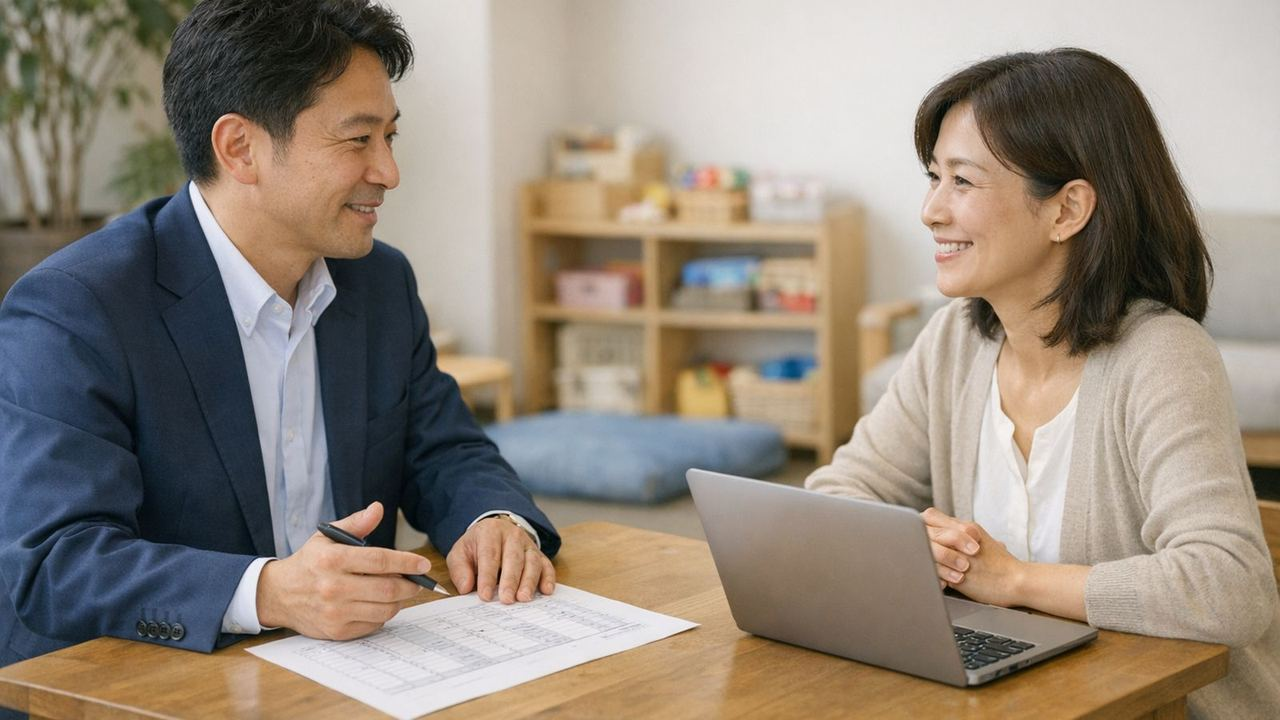
#> input picture scratchpad/f119-portal/photos/a.jpg, 1280 x 720 px
$ python image_tone.py ../scratchpad/f119-portal/photos/a.jpg
#> lines starting #> are read from the running program, lines starting #| are printed output that depends on the picture
#!/usr/bin/env python3
"""画像のトーン（明るさ・彩度・暗部）を測って合否を返す。★読むだけ。書き込まない。

なぜ要るか ── 2026-09-08、地域ポータル「かわちばなし」で有璽氏の指摘
「素材写真の明るさとかが異なっているように思います」を数字にしたのが発端。
5枚の明るさが 10.9〜35.4（ひらき24.5・最明と最暗で3.2倍）でバラついていた。
**「揃っているか」を目で決めると「まあ揃っている」で通る。** だから測る。

★ただし数値の合格は目視の合格ではない。同日、補正版は数値5/5合格・目視4/5不合格だった。
  判定は必ず 数値 → 目視 の2経路。このスクリプトは1経路目でしかない。
  → memory/project_kawachibanashi_portal.md

使い方
    python3 bin/image_tone.py 画像1 画像2 ...          # 既定の合否線で測る
    python3 bin/image_tone.py --json 画像...            # JSONで出す（他スクリプトから使う用）
    python3 bin/image_tone.py --min-l 60 --max-l 70 ... # 合否線を変える

合否線の既定（かわちばなしの値。案件が変われば引数で変える）
    明るさ 60〜70 ／ 彩度 35〜45 ／ 暗部 15%未満 ／ 枚数間のひらき ±8以内
"""
import argparse
import colorsys
import json
import sys

from PIL import Image

# 既定の合否線
# ★2026-09-08 に一度ゆるめた。初版は 明るさ60〜70／彩度35〜45 で、参考サイトのスクショ
#   1点（64.5/40.3）に合わせていた。実際に生成した2枚は L72〜82・S20〜34 で、
#   ★数値は外したのに目視では合格だった（ぶどうの1枚）。
# ★元の訴えは「明るさが揃っていない」なので、主たる関門は SPREAD と DARK に置く。
#   明るさ・彩度は「明らかにおかしい」を弾くだけの広い幅にする。
#   ★2枚で作り込まない。18枚そろった時点で分布を見て決め直すこと。
# ★2026-09-08 二度目の見直し。18枚を実際に生成して分かったこと：
#   **平均輝度は「被写体の色」に強く引きずられる。** 緑や紫が多いだけで下がる。
#   v4-sp1 は輝度58.1だが暗部7.1%＝実際は明るい写真。insta-1（ぶどう）も同じ。
#   ★「明るい写真か」を代表する指標は 平均輝度ではなく **暗部の割合** だった。
#      元の5枚 暗部47.2〜87.4% ／ 作り直した17枚 暗部0.0〜11.5%
#   → 主たる関門を DARK_MAX に置き、輝度・彩度は「明らかにおかしい」を弾く幅にする。
#   → ひらきも輝度ではなく **暗部の割合** で見る（SPREAD_ON）。
L_MIN, L_MAX = 50.0, 88.0
S_MIN, S_MAX = 18.0, 60.0
DARK_MAX = 15.0
SPREAD_ON = "dark_ratio"   # ★ひらきを見る指標。輝度だと色の違いを不揃いと誤判定する
SPREAD_MAX = 15.0

# 測るときの縮小サイズ。★これを変えると数字が変わる。比較するときは必ず揃えること
SAMPLE = 260


def measure(path):
    """1枚を測る。明るさ・彩度・暗部率（いずれも0-100）を返す。"""
#> called with path = '../scratchpad/f119-portal/photos/a.jpg'
    im = Image.open(path).convert("RGB")
#> im is the input picture: PIL image 1280x720 RGB; mean R, G, B 146.9, 135.3, 122.8
    im.thumbnail((SAMPLE, SAMPLE))
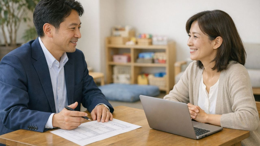
#> im: PIL image 260x146 RGB; mean R, G, B 147, 135.5, 122.9
    px = list(im.getdata())
#> px = 37960 items
    n = len(px)
#> n = 37960
    lum = [(0.299 * r + 0.587 * g + 0.114 * b) / 255 * 100 for r, g, b in px]
#> lum = 37960 items
    lightness = sum(lum) / n
#> lightness = 53.92
    sat = sum(colorsys.rgb_to_hsv(r / 255, g / 255, b / 255)[1] for r, g, b in px) / n * 100
#> sat = 27.85
    dark = sum(1 for v in lum if v < 25) / n * 100
#> dark = 18.23
    return {"path": str(path), "lightness": round(lightness, 1),
            "saturation": round(sat, 1), "dark_ratio": round(dark, 1)}


def judge(m, l_min=L_MIN, l_max=L_MAX, s_min=S_MIN, s_max=S_MAX, dark_max=DARK_MAX):
    """1枚ぶんの不合格理由を並べる。空リスト＝合格。"""
    ng = []
    if not l_min <= m["lightness"] <= l_max:
        ng.append(f"明るさ{m['lightness']}（{l_min}〜{l_max}の外）")
    if not s_min <= m["saturation"] <= s_max:
        ng.append(f"彩度{m['saturation']}（{s_min}〜{s_max}の外）")
    if m["dark_ratio"] >= dark_max:
        ng.append(f"暗部{m['dark_ratio']}%（{dark_max}%以上）")
    return ng


def main():
    ap = argparse.ArgumentParser()
    ap.add_argument("paths", nargs="+")
    ap.add_argument("--json", action="store_true")
    ap.add_argument("--min-l", type=float, default=L_MIN)
    ap.add_argument("--max-l", type=float, default=L_MAX)
    ap.add_argument("--min-s", type=float, default=S_MIN)
    ap.add_argument("--max-s", type=float, default=S_MAX)
    ap.add_argument("--max-dark", type=float, default=DARK_MAX)
    ap.add_argument("--max-spread", type=float, default=SPREAD_MAX)
    a = ap.parse_args()

    rows = []
    for p in a.paths:
        try:
            m = measure(p)
#> m = {'path': '../scratchpad/f119-portal/photos/a.jpg', 'lightness': 53.9, 'saturation': 27.9, 'dark_ratio': 18.2}
        except Exception as e:              # 開けないものは飛ばす。黙って落とさない
            print(f"★開けなかった: {p} ({e})", file=sys.stderr)
            continue
        m["ng"] = judge(m, a.min_l, a.max_l, a.min_s, a.max_s, a.max_dark)
        rows.append(m)

    if not rows:
        print("★測れた画像が0件。", file=sys.stderr)
        return 1

    vs = [r[SPREAD_ON] for r in rows]
#> vs = [18.2]
    spread = round(max(vs) - min(vs), 1)
#> spread = 0
    result = {"images": rows, "spread": spread,
              "spread_ok": spread <= a.max_spread,
              "passed": sum(1 for r in rows if not r["ng"]), "total": len(rows)}

    if a.json:
        print(json.dumps(result, ensure_ascii=False, indent=2))
    else:
        for r in rows:
            mark = "○" if not r["ng"] else "×"
            name = r["path"].split("/")[-1]
            print(f"{mark} {name:<34} 明るさ{r['lightness']:5.1f}  彩度{r['saturation']:5.1f}  "
                  f"暗部{r['dark_ratio']:5.1f}%" + ("   " + " / ".join(r["ng"]) if r["ng"] else ""))
#> this loop made 1 pass
#> (mark, name) on pass 1: ('×', 'a.jpg')
#| × a.jpg                              明るさ 53.9  彩度 27.9  暗部 18.2%   暗部18.2%（15.0%以上）
        mark = "○" if result["spread_ok"] else "×"
#> mark = '○'
        print(f"\n{mark} 枚数間のひらき（{SPREAD_ON}） {spread}（上限 {a.max_spread}）"
              f"   合格 {result['passed']}/{result['total']}")
#| ○ 枚数間のひらき（dark_ratio） 0.0（上限 15.0）   合格 0/1
        print("★これは1経路目。数値が通っても、必ず実物を目で見てから採用すること。")
    return 0 if (result["passed"] == result["total"] and result["spread_ok"]) else 2


if __name__ == "__main__":
#> (the run stopped early here; a loop or call above may not have finished)

$ run again, on scratchpad/f119-portal/photos/c.jpg
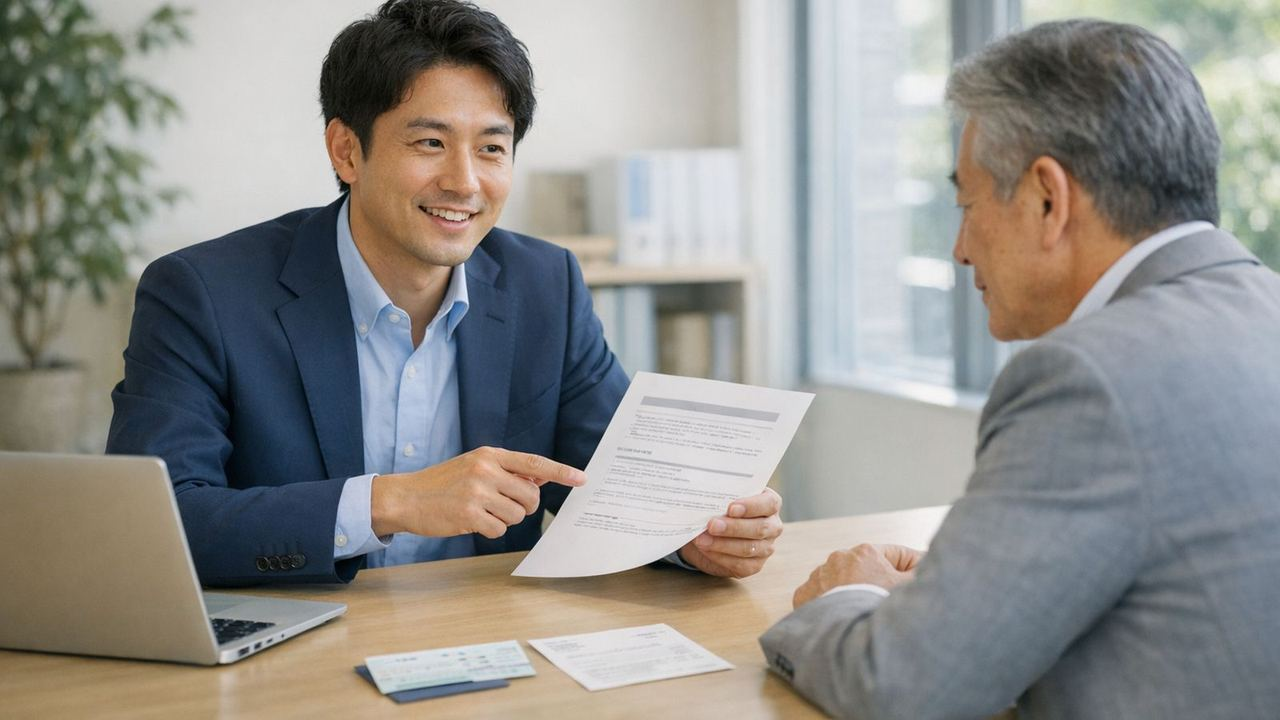
#> input picture scratchpad/f119-portal/photos/c.jpg, 1280 x 720 px
#> in measure, im is the input picture: PIL image 1280x720 RGB; mean R, G, B 143.2, 142.1, 138.4
#> in measure, `im.thumbnail((SAMPLE, SAMPLE))`:
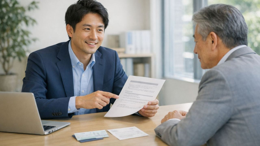
#> im: PIL image 260x146 RGB; mean R, G, B 143.3, 142.2, 138.5
#> px = 37960 items
#> n = 37960
#> lum = 37960 items
#> lightness = 55.74
#> sat = 19.98
#> dark = 13.06
#> m = {'path': '../scratchpad/f119-portal/photos/c.jpg', 'lightness': 55.7, 'saturation': 20, 'dark_ratio': 13.1}
#> vs = [13.1]
#> spread = 0
#> the loop in main, `for r in rows:` made 1 pass
#> (mark, name) on pass 1: ('○', 'c.jpg')
#> (printed output is left out)
#| ○ 枚数間のひらき（dark_ratio） 0.0（上限 15.0）   合格 1/1

$ run again, on scratchpad/f119-portal/photos/d.jpg
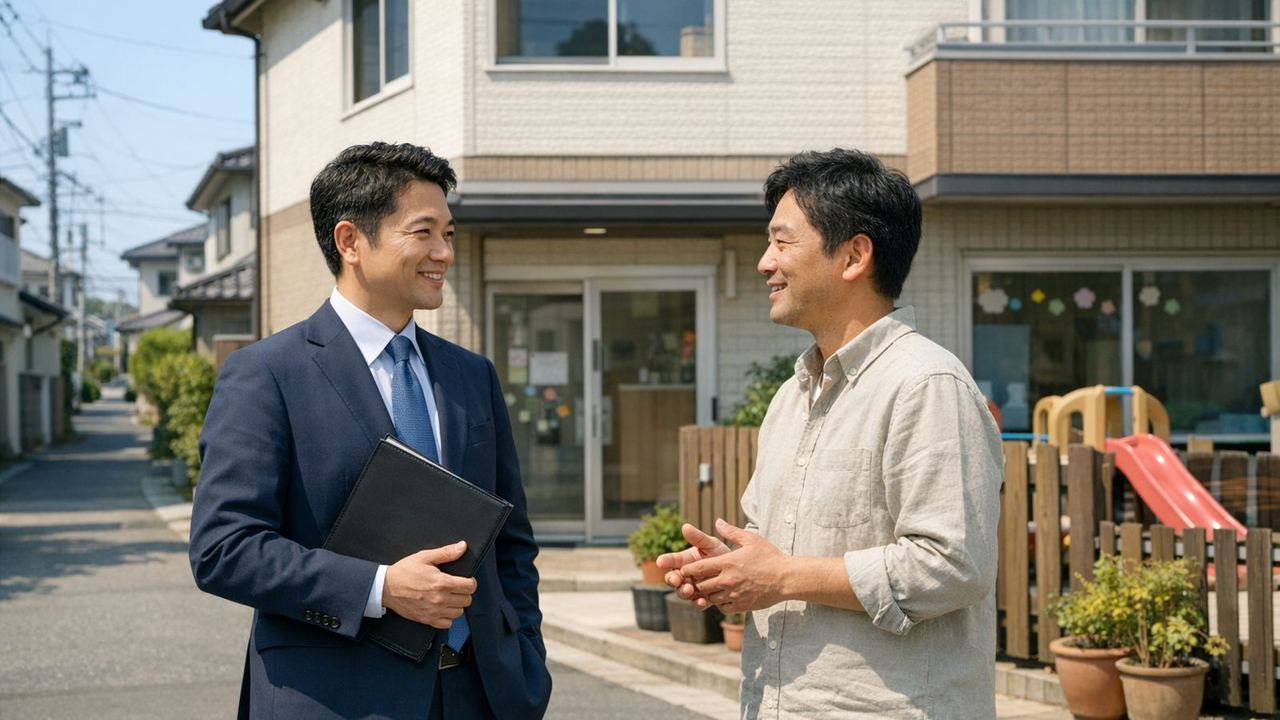
#> input picture scratchpad/f119-portal/photos/d.jpg, 1280 x 720 px
#> in measure, im is the input picture: PIL image 1280x720 RGB; mean R, G, B 128.3, 123.8, 114.5
#> in measure, `im.thumbnail((SAMPLE, SAMPLE))`:
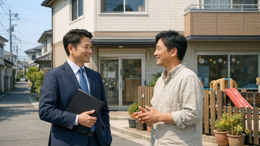
#> im: PIL image 260x146 RGB; mean R, G, B 128.5, 124, 114.6
#> px = 37960 items
#> n = 37960
#> lum = 37960 items
#> lightness = 48.72
#> sat = 26.25
#> dark = 21.65
#> m = {'path': '../scratchpad/f119-portal/photos/d.jpg', 'lightness': 48.7, 'saturation': 26.2, 'dark_ratio': 21.6}
#> vs = [21.6]
#> spread = 0
#> the loop in main, `for r in rows:` made 1 pass
#> (mark, name) on pass 1: ('×', 'd.jpg')
#> (printed output is left out)
#> in main, `mark = "○" if result["spread_ok"] else "×"`: mark = '○'
#| ○ 枚数間のひらき（dark_ratio） 0.0（上限 15.0）   合格 0/1

$ run again, on scratchpad/f119-portal/photos/e.jpg
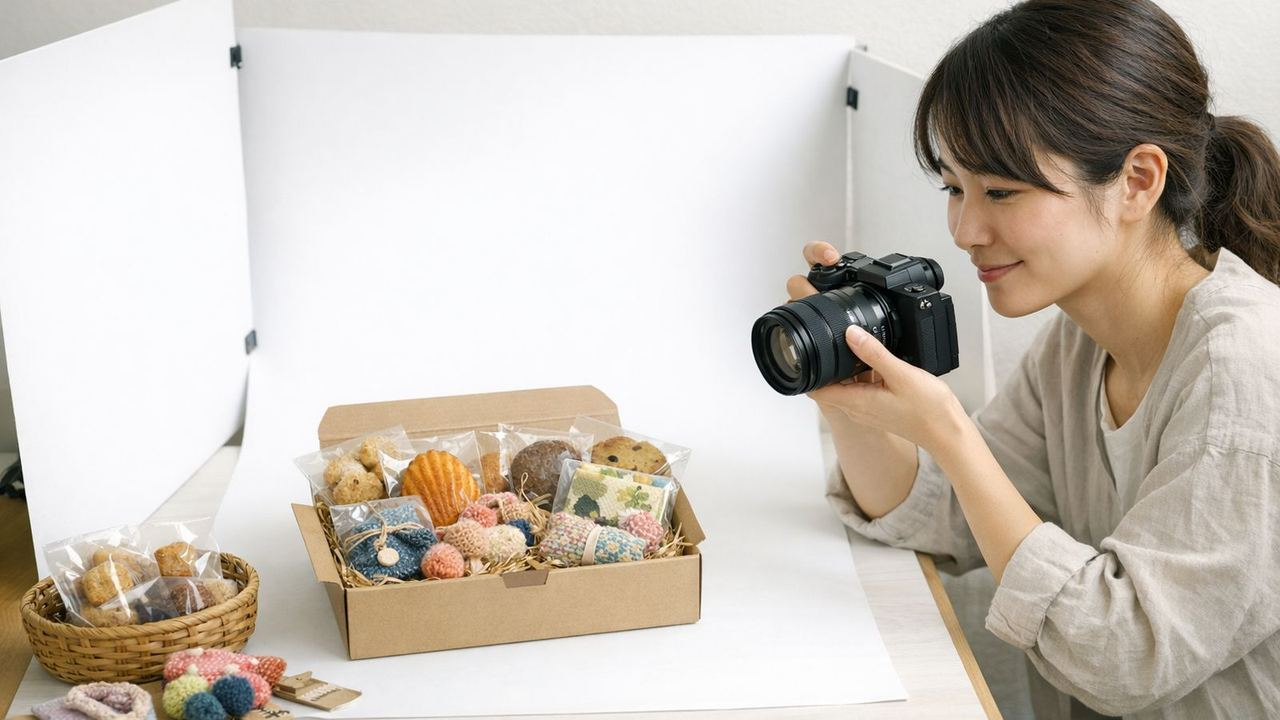
#> input picture scratchpad/f119-portal/photos/e.jpg, 1280 x 720 px
#> in measure, im is the input picture: PIL image 1280x720 RGB; mean R, G, B 201, 192.7, 183.1
#> in measure, `im.thumbnail((SAMPLE, SAMPLE))`:
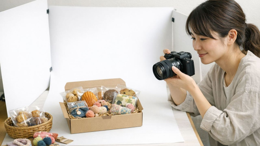
#> im: PIL image 260x146 RGB; mean R, G, B 201.1, 192.8, 183.2
#> px = 37960 items
#> n = 37960
#> lum = 37960 items
#> lightness = 76.15
#> sat = 13.19
#> dark = 6.19
#> m = {'path': '../scratchpad/f119-portal/photos/e.jpg', 'lightness': 76.2, 'saturation': 13.2, 'dark_ratio': 6.2}
#> vs = [6.2]
#> spread = 0
#> the loop in main, `for r in rows:` made 1 pass
#> (mark, name) on pass 1: ('×', 'e.jpg')
#> (printed output is left out)
#> in main, `mark = "○" if result["spread_ok"] else "×"`: mark = '○'
#| ○ 枚数間のひらき（dark_ratio） 0.0（上限 15.0）   合格 0/1
